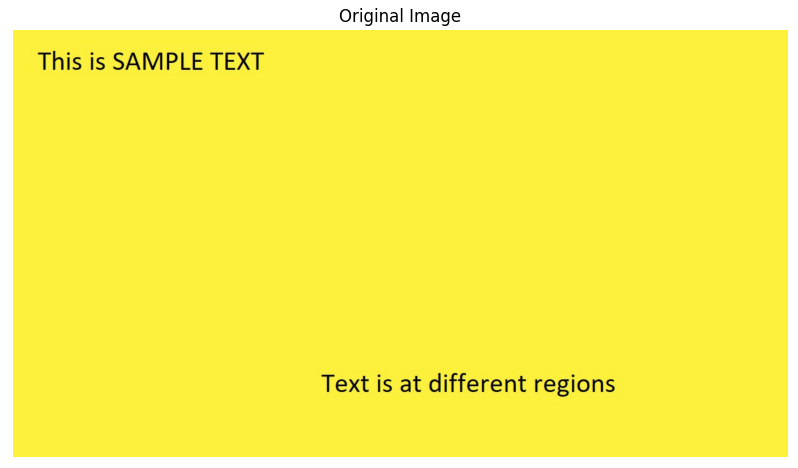
#> input picture assets/sample.png, 798 x 468 px, found by its file name
$ python -i image_text.py   (imports and definitions only)
#> lines starting #> are read from the running program, lines starting #| are printed output that depends on the picture; after the words box and inside, x2 and y2 are one past the last pixel; in counts of white or black regions, pixels touching at a corner belong together
import cv2
import pytesseract
from matplotlib import pyplot as plt
import sys, os
import subprocess

pytesseract.pytesseract.tesseract_cmd=r'C:\\Program Files\\Tesseract-OCR\\tesseract.exe'


def get_installed_tesseract_languages():
    out = subprocess.check_output(['tesseract', "--list-langs"], text=True)
    langs = out.strip().split("\n")[1:]
    return langs

def extract_text_from_image():

    try:

        #Read the image
        image_path = "..\\..\\assets\\sample.png"
        image = cv2.imread(image_path)
#> image is the input picture: shape (468, 798, 3); mean B, G, R 81.6, 240.7, 251.2
        image_rgb = cv2.cvtColor(image, cv2.COLOR_BGR2RGB)

        #Convert image to Grayscale
        image_gray = cv2.cvtColor(image_rgb, cv2.COLOR_RGB2GRAY)
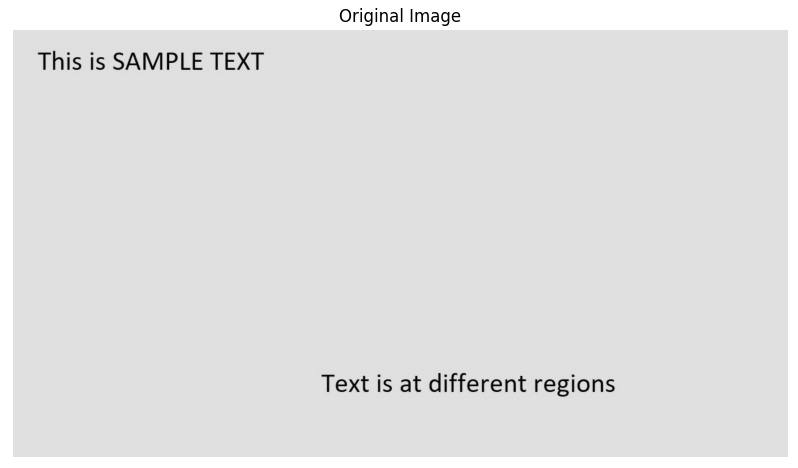
#> image_gray: shape (468, 798); min 0, max 255, mean 225.7

        # Apply thresholding for better contrast
        _, image_gray = cv2.threshold(image_gray, 0, 255, cv2.THRESH_BINARY + cv2.THRESH_OTSU)
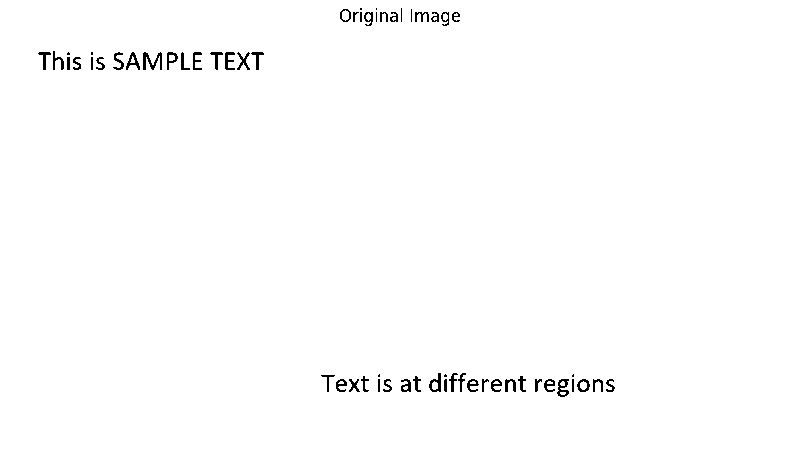
#> image_gray: shape (468, 798); 99.1% white; black in thin lines or dots, all inside (x1, y1, x2, y2) = (38, 8, 615, 397)

        #Display Original image
        #cv2.imshow('Original', image_rgb)

        #Display Gray Image
        #cv2.imshow('Gray Scale', image_gray)

        langs="+".join(get_installed_tesseract_languages())

        #Extract Text from Image
        extracted_text = pytesseract.image_to_string(image_gray, lang=langs)

        # [15 lines of commented-out code are left out]

        return extracted_text
    except pytesseract.TesseractNotFoundError:
        return "Tesseract OCR engine not found. Please ensure it's installed and in your PATH."

    except FileNotFoundError:
        return f"Image not found at: {image_path}"

    except Exception as e:
        # Get Exception type, Exception message, Exception text from exception info
        exc_type, exc_obj, exc_tb = sys.exc_info()
        fname = os.path.split(exc_tb.tb_frame.f_code.co_filename)[1]

        # Print Exception type, File name where exception occurred and line number
        print("------------Exception Occurred-----------------")
        print("Exception Type:", exc_type)
        print("Filename:", fname)
        print("Exception Line:", exc_tb.tb_lineno)
        print("Exception Object:", exc_obj)

#> (the run stopped early here; a loop or call above may not have finished)
